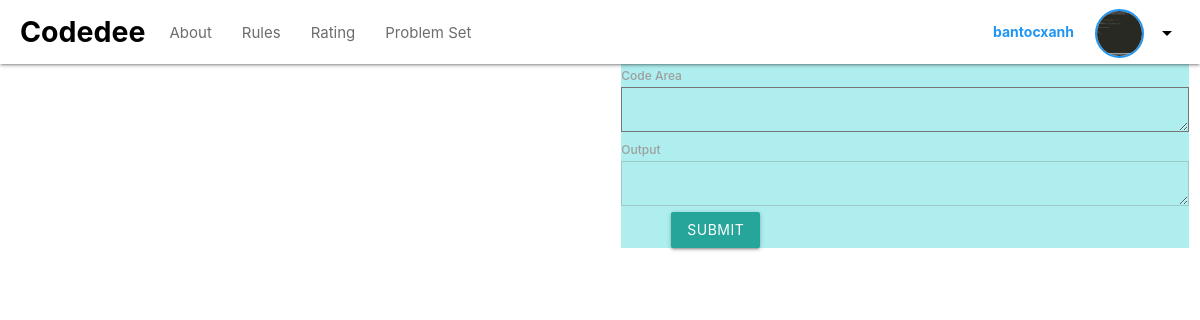
Before: /problem/4/ (signed in) with the older database file.
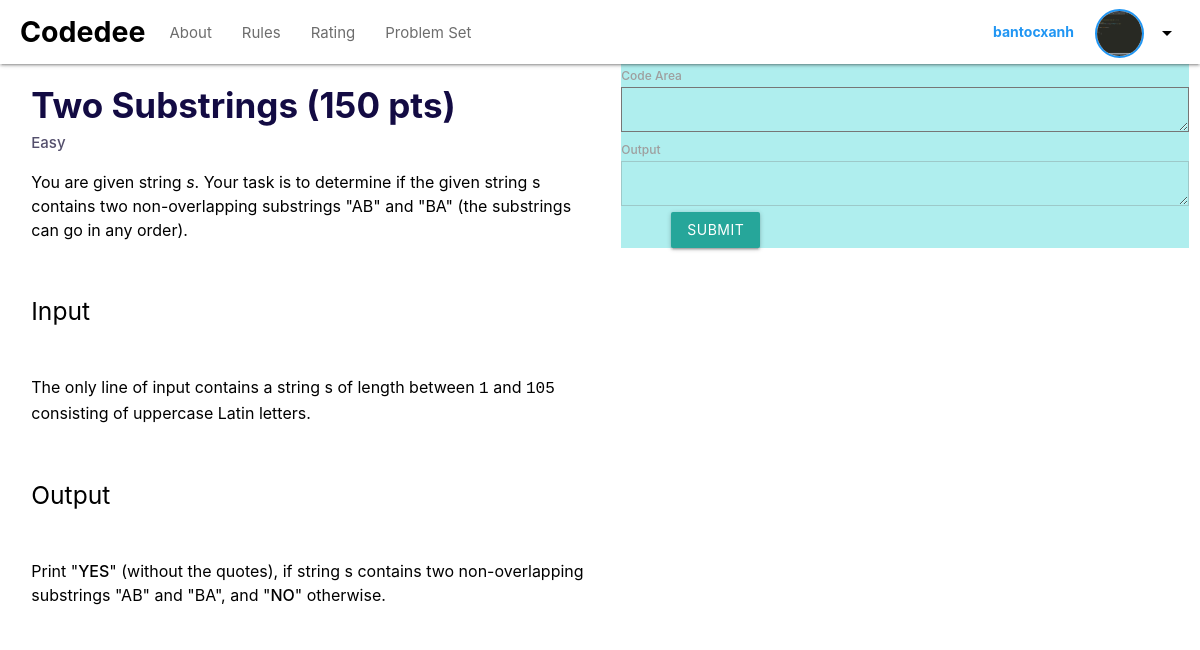
After: the same page with the newer database file.
### home/models.py (models this page shows, shortened)
class Problem(models.Model):
    id = models.IntegerField(primary_key=True)
    problemName = models.CharField(unique=True, max_length=50, null=True)
    difficulty = models.CharField(null=True, max_length=15, blank=False)
    description = models.TextField(null=False, blank=False)
    short_des = models.TextField(null=True, blank=False)
    points = models.IntegerField(null=False, default=0, blank=False)
    icon = models.CharField(null=True, blank=False, max_length=30)

### home/views.py (the view, shortened to what this page needs)
# urls.py: path('problem/<str:id>/', views.problemPage, name='problem'),
@login_required(login_url='login')
def problemPage(request, id):
    problem = Problem.objects.filter(id=id)
    codeareadata = ""
    output = ""
    return render(request, 'pages/problem.html', {"problems": problem ,"code":codeareadata , "output":output})

### home/templatetags/markdown_extras.py (called while the page is built)
@register.filter()
@stringfilter
def markdown(value):
    return md.markdown(value, extensions=['markdown.extensions.fenced_code'])

### home/templates/pages/problem.html (shortened to what this page needs)
{% extends 'pages/index.html' %}
{% load markdown_extras %}
{% block main-container-content %}
<div class="row">
    <div class="problem_area">
        <div class="col s6">
            {% for problems in problems %}
                <ul>
                    <li class="big-message-main-page">{{ problems.problemName }} ({{ problems.points }} pts)</li>
                    <li class="problem_difficulty">{{ problems.difficulty }}</li>
                    <li class="problem_description">{{ problems.description | markdown | safe | linebreaks}}</li>
                </ul>
            {% endfor %}
        </div>
        <div class="col s6">
            {% include 'pages/code_editor.html' %}
        </div>
    </div>
</div>
{% endblock %}

Changed rows visible on the page:
added Problem: problemName "Two Substrings", points "150", difficulty "Easy", description "You are given string s . Your task is to determine if the given string s contains two non-overlapping substrings \"AB\" and \"BA\" (the substrings can go in any order). Input The only line of input contains a string s of length between 1 and 105 consisting of uppercase Latin letters. Output Print \" YES \" (without the quotes), if string s contains two non-overlapping substrings \"AB\" and \"BA\", and \" NO \" otherwise."
